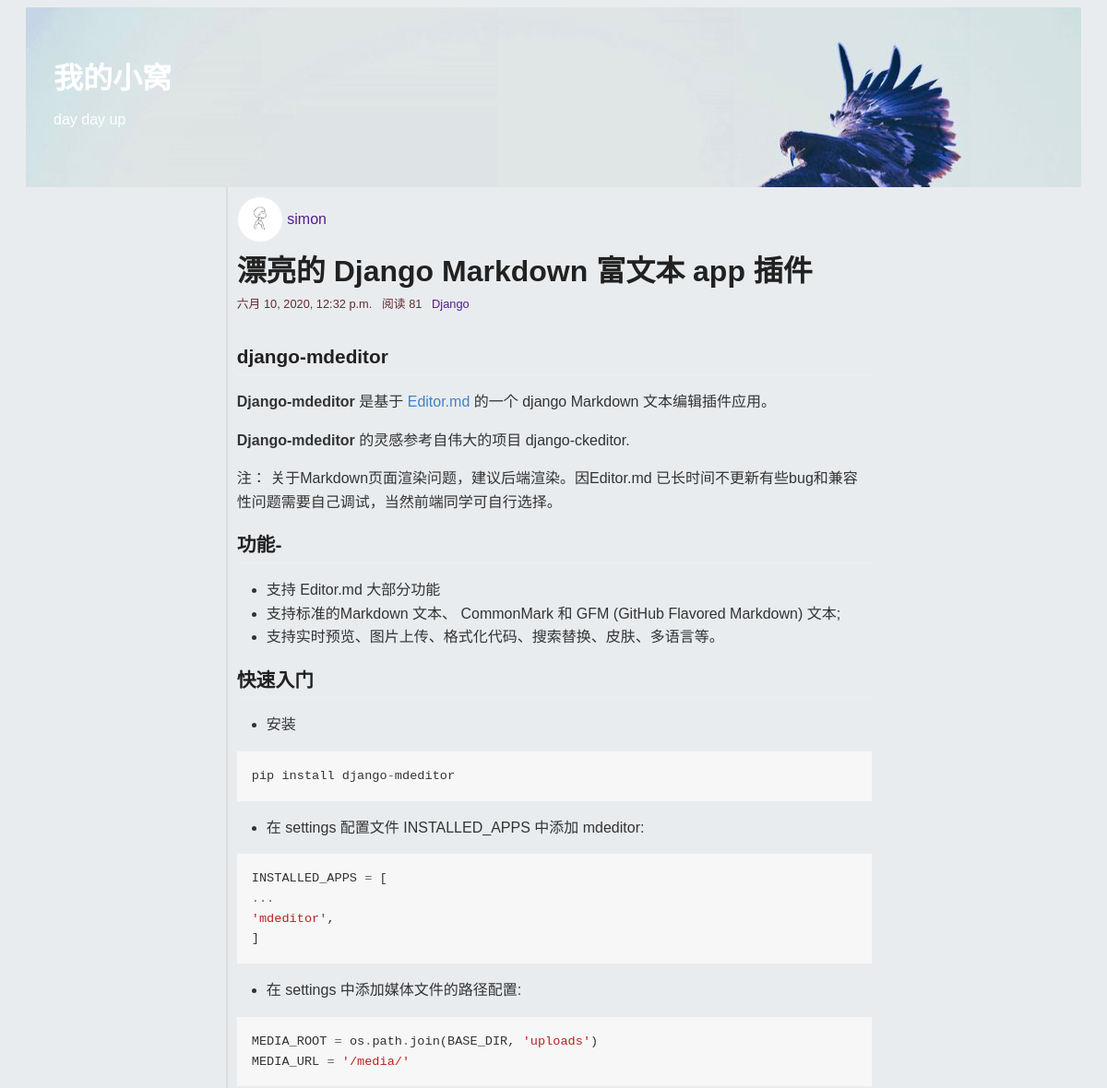
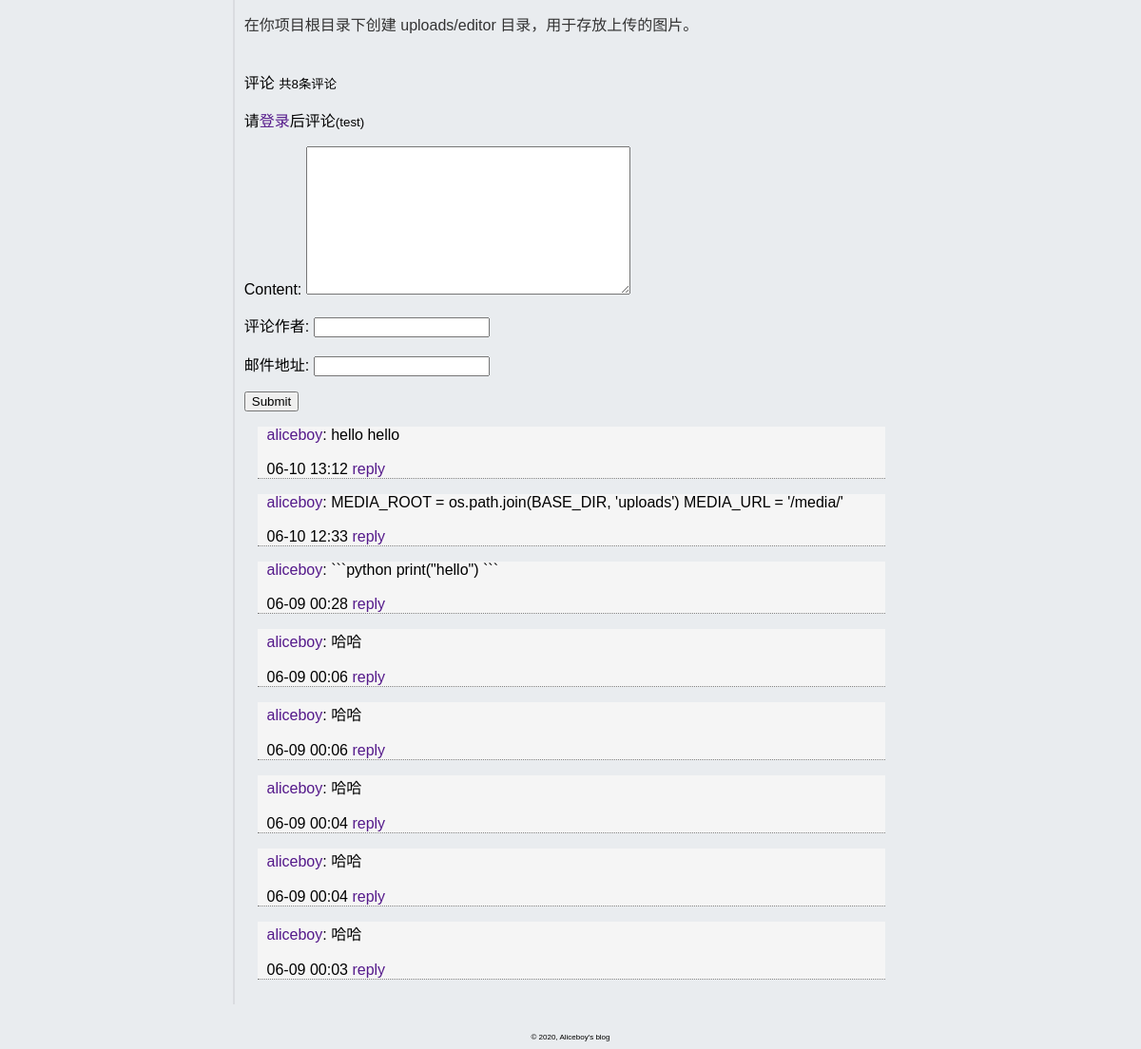
/detail/1, run on the app's committed database (2 pictures, top to bottom).
### blog/models.py (models this page shows, shortened)
class Article(models.Model):
	title = models.CharField("文章标题",max_length=30)
	category = models.ForeignKey(Category,on_delete=models.CASCADE)
	content = MDTextField("文章内容")
	djgest = models.TextField("文章概要")
	author = models.ForeignKey(Author,on_delete=models.CASCADE)
	comment_num = models.BigIntegerField(default=0)
	view = models.BigIntegerField(default=0)
	created_time = models.DateTimeField("创建时间",auto_now_add=True)
	last_mod_time = models.DateTimeField("修改时间",auto_now=True)
	tag = models.ManyToManyField(Tag,blank=True)
	def viewed(self):
		self.view += 1
		self.save(update_fields=['view'])
	class Meta:
		ordering = ('-created_time',)

class Author(models.Model):
	name = models.CharField("作者姓名",max_length=20)
	avatar = models.ImageField(upload_to='avatar/%Y%m%d',blank=True)
	def __str__(self):
		return self.name

class Category(models.Model):
	name = models.CharField("文章类型",max_length=50)
	created_time = models.DateTimeField("创建时间",auto_now_add=True)
	last_mod_time = models.DateTimeField("修改时间",auto_now=True)
	def __str__(self):
		return self.name

class Comment(models.Model):
	article = models.ForeignKey(Article,on_delete=models.CASCADE)
	content = MDTextField("评论内容")
	author = models.CharField("评论作者",max_length=20)
	email = models.CharField("邮件地址",max_length=30)
	created_time = models.DateTimeField("创建时间",auto_now_add=True)
	last_mod_time = models.DateTimeField("修改时间",auto_now=True)
	class Meta:
		ordering = ('-created_time',)

### blog/views.py (the view, shortened to what this page needs)
# urls.py: path('detail/<int:pk>',views.detail,name='detail'),
def detail(request, pk):
	article = get_object_or_404(Article,pk=pk)
	comment_list = Comment.objects.filter(article__pk=pk)
	form = CommentForm()
	article.content = markdown.markdown(article.content,
		extensions=[
        'markdown.extensions.extra',
        'markdown.extensions.codehilite',
        'markdown.extensions.toc',
    ])
	context = {'article':article,'comment_list':comment_list,'form':form}
	article.viewed()
	return render(request,"blog/detail.html",context)

### blog/views.py
class CommentForm(forms.ModelForm):
	class Meta:
		model = Comment
		exclude = ('article',)

### blog/templates/blog/detail.html (shortened to what this page needs)
{% extends 'blog/base.html' %}
{% block content %}
<div id="body_main">
	<div id="author_avatar">
		<img src="{{ article.author.avatar.url }}">&nbsp;
		<a href="#">{{ article.author }}</a>
	</div>
	<h1>{{ article.title }}</h1>
	<div class="time_and">
		{{ article.last_mod_time }}
		&nbsp;
		阅读&nbsp;{{ article.view }}
		<a href="#">{{ article.category }}</a>
	</div>
	<br>
	<br>
	<div class="article_body markdown-body">
		{{ article.content|safe }}
	</div>
	<br>
	{% include 'blog/comment.html' %}
</div>
{% endblock %}

### blog/templates/blog/comment.html (shortened to what this page needs)
<p>评论 <small>共{{ article.comment_num }}条评论</small></p>
<p>
	请<a href="/login/weibo/" target="_blank">登录</a>后评论<small>(test)</small>
</p>
<form action="" method="post">
	{{ form.as_p }}
	<input type="submit" name="">
</form>
{% now "Y" as current_year %}
{% now "d" as current_day %}
{% for comment in comment_list %}
	<p class="comment"><a href="#">{{ comment.author }}</a>: {{ comment.content }}
	<br>
	<br>
	{% if comment.created_time|date:'d' == current_day %}
		{{ comment.created_time|time:"H:i" }}
	{% elif comment.created_time|date:'Y' == current_year %}
		{{ comment.created_time|date:'m-d H:i' }}
	{% else %}
		{{ comment.created_time|date:'Y-m-d H:i' }}
	{% endif %}
	<a href="#">reply</a></p>
{% endfor %}

### staticfiles/mdeditor/css/editormd.css (style rules this page uses)
.markdown-body { -ms-text-size-adjust: 100%; -webkit-text-size-adjust: 100%; color: #333; overflow: hidden; font-family: "Microsoft YaHei", Helvetica, "Meiryo UI", "Malgun Gothic", "Segoe UI", "Trebuchet MS", "Monaco", monospace, Tahoma, STXihei, "华文细黑", STHeiti, "Helvetica Neue", "Droid Sans", "wenquanyi micro hei", FreeSans, Arimo, Arial, SimSun, "宋体", Heiti, "黑体", sans-serif; font-size: 16px; line-height: 1.6; word-wrap: break-word; }
.markdown-body a { background: transparent; }
.markdown-body strong { font-weight: bold; }
.markdown-body pre { overflow: auto; }
.markdown-body code, .markdown-body kbd, .markdown-body pre { font-family: "Meiryo UI", "YaHei Consolas Hybrid", Consolas, "Malgun Gothic", "Segoe UI", "Trebuchet MS", Helvetica, monospace, monospace; font-size: 1em; }
.markdown-body * { -moz-box-sizing: border-box; box-sizing: border-box; }
.markdown-body a { color: #4183c4; text-decoration: none; }
.markdown-body h1, .markdown-body h2, .markdown-body h3, .markdown-body h4, .markdown-body h5, .markdown-body h6 { margin-top: 15px; margin-bottom: 15px; line-height: 1.1; }
.markdown-body h2 { font-size: 21px; }
.markdown-body ul, .markdown-body ol { padding: 0; margin-top: 0; margin-bottom: 0; }
.markdown-body code { font-family: Consolas, "Liberation Mono", Menlo, Courier, monospace; font-size: 12px; }
.markdown-body pre { margin-top: 0; margin-bottom: 0; font: 12px Consolas, "Liberation Mono", Menlo, Courier, monospace; }
.markdown-body > *:first-child { margin-top: 0 !important; }
.markdown-body > *:last-child { margin-bottom: 0 !important; }
.markdown-body h1, .markdown-body h2, .markdown-body h3, .markdown-body h4, .markdown-body h5, .markdown-body h6 { position: relative; margin-top: 1em; margin-bottom: 16px; font-weight: bold; line-height: 1.4; }
.markdown-body h2 { padding-bottom: 0.3em; font-size: 1.75em; line-height: 1.225; border-bottom: 1px solid #eee; }
.markdown-body p, .markdown-body blockquote, .markdown-body ul, .markdown-body ol, .markdown-body dl, .markdown-body table, .markdown-body pre { margin-top: 0; margin-bottom: 16px; }
.markdown-body ul, .markdown-body ol { padding-left: 2em; }
.markdown-body code { padding: 0; padding-top: 0.2em; padding-bottom: 0.2em; margin: 0; font-size: 85%; background-color: rgba(0, 0, 0, 0.04); border-radius: 3px; }
.markdown-body code:before, .markdown-body code:after { letter-spacing: -0.2em; content: "\00a0"; }
.markdown-body pre > code { padding: 0; margin: 0; font-size: 100%; word-break: normal; white-space: pre; background: transparent; border: 0; }
.markdown-body .highlight pre, .markdown-body pre { padding: 16px; overflow: auto; font-size: 85%; line-height: 1.45; background-color: #f7f7f7; border-radius: 3px; }
.markdown-body pre { word-wrap: normal; }
.markdown-body pre code { display: inline; max-width: initial; padding: 0; margin: 0; overflow: initial; line-height: inherit; word-wrap: normal; background-color: transparent; border: 0; }
.markdown-body pre code:before, .markdown-body pre code:after { content: normal; }
.markdown-body .highlight pre, .markdown-body pre { line-height: 1.6; }

### blog/static/css/base.css (style rules this page uses)
body { background-color: #e9ecef; font-family: Verdana, Geneva, Arial, sans-serif; font-size: medium; }
h1,h2 { font-family: "Emblema One", sans-serif; color: #212121; }
h1 { font-size: 2em; margin-bottom:5px; }
div#body_main { margin-left: 20%; margin-right: 20%; border-left: 2px solid #dadce0; padding: 10px 10px 10px 10px; }
h2,.article_body h2 { font-size: 1.3em; }
a { text-decoration: none; color: #551A8B; }
#author_avatar { display: flex; align-items: center; }
.time_and { font-size: 0.8em; color: #632c2c; }
#author_avatar img { display: block; border-radius: 50%; border: 1px solid #eee; min-width: 48px; min-height: 48px; width: 48px; height: 48px; }
.comment { background-color: #f5f5f5; margin-left: 2%; margin-right: 2%; border-bottom: 1px dotted gray; padding: 0px 10px 0px 10px; }
#body_main>h1 { margin-top: 5px; }

### blog/static/css/code.css (style rules this page uses)
.codehilite { background: #f8f8f8; }
.codehilite .o { color: #666666 }
.codehilite .s1 { color: #BA2121 }

### data on the page
Article: author.avatar (picture), author "simon", title "漂亮的 Django Markdown 富文本 app 插件", last_mod_time "六月 10, 2020, 12:32 p.m.", view "81", category "Django", content "django-mdeditor Django-mdeditor 是基于 Editor.md 的一个 django Markdown 文本编辑插件应用。 Django-mdeditor 的灵感参考自伟大的项目 django-ckeditor. 注： 关于Markdown页面渲染问题，建议后端渲染。因Editor.md 已长时间不更新有些bug和兼容性问题需要自己调试，当然前端同学可自行选择。 功能- 支持 Editor.md 大部分功能 支持标准的Markdown 文本、 CommonMark 和 GFM (GitHub Flavored Markdown) 文本; 支持实时预览、图片上传、格式化代码、搜索替换、皮肤、多语言等。 快速入门 安装 pip install django - mdeditor 在 settings 配置文件 INSTALLED_APPS 中添加 mdeditor: INSTALLED_APPS = [ ... 'mdeditor' , ] 在 settings 中添加媒体文件的路径配置: MEDIA_ROOT = os . path . join ( BASE_DIR , 'uploads' ) MEDIA_URL = '/media/' 在你项目根目录下创建 uploads/editor 目录，用于存放上传的图片。", comment_num "8"
Comment: author "aliceboy", content "hello hello", created_time "06-10 13:12"
Comment: author "aliceboy", content "MEDIA_ROOT = os.path.join(BASE_DIR, 'uploads') MEDIA_URL = '/media/'", created_time "06-10 12:33"
Comment: author "aliceboy", content "```python print(\"hello\") ```", created_time "06-09 00:28"
Comment: author "aliceboy", content "哈哈", created_time "06-09 00:06"
Comment: author "aliceboy", content "哈哈", created_time "06-09 00:06"
Comment: author "aliceboy", content "哈哈", created_time "06-09 00:04"
Comment: author "aliceboy", content "哈哈", created_time "06-09 00:04"
Comment: author "aliceboy", content "哈哈", created_time "06-09 00:03"
